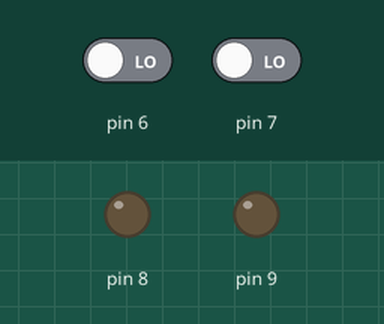
This sketch was run on a simulated Arduino Uno, built with avr-gcc and run on an emulated ATmega328P. Shown: output pins drawn as LEDs (lit = HIGH). Inputs (shaded band) come from the test bench; at power-on: pin 6 LOW, pin 7 LOW.

Above: at 5.0 s.
5.1 s: pin 6 driven HIGH
At 5.4 s:
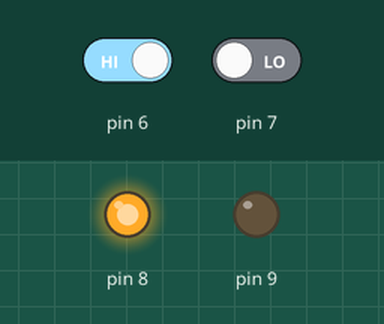
6.6 s: pin 7 driven HIGH
At 7.8 s:
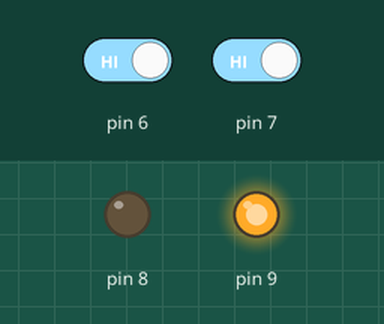
8.1 s: pin 7 driven LOW
At 8.9 s:
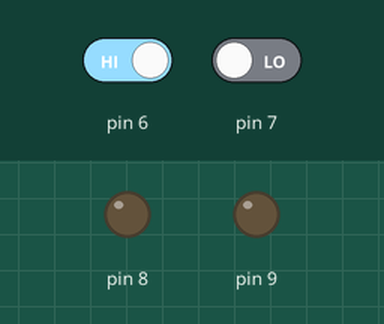
9.6 s: pin 6 driven LOW
At 10.1 s:
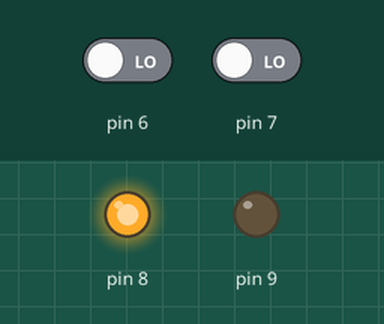
Timing chart, 0 to 12.1 s (numbered marks = the images above; inputs shaded):
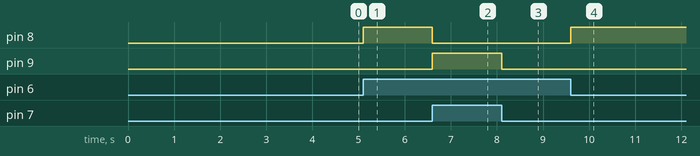

Measured:
- after the input at 5.1 s, pin 8: LOW → HIGH at once
- after the input at 6.6 s, pin 8: HIGH → LOW at once; pin 9: LOW → HIGH at once
- after the input at 8.1 s, pin 9: HIGH → LOW at once
- after the input at 9.6 s, pin 8: LOW → HIGH at once

The sketch:

Led_Button_isr.ino
```cpp
#include <avr/io.h>
#include <avr/interrupt.h>
#include <stdint.h>

#define pin6 (1 << PD6) //green led
#define pin7 (1 << PD7) //yellow led

ISR (PCINT2_vect)
{
    static uint8_t pd6 = 0;
    static uint8_t pd7 = 0;
    uint8_t tmp6;
    uint8_t tmp7;

    // Get the current state of the two pins
    tmp6 = (PIND & (1 << PD6));
    tmp7 = (PIND & (1 << PD7));

    if (tmp6 != pd6)
    {
        // PD6 toggled, save current value and
        // toggle associated LED
        pd6 = tmp6;
        PORTB ^= (1 << PB0);
        PORTB &= ~(1 << PB1);


    }

    if (tmp7 != pd7)
    {
        // PD7 toggled, save current value and
        // toggle associated LED
        pd7 = tmp7;
        PORTB ^= (1 << PB1);
        PORTB &= ~(1 << PB0);

    }
}

int main()
{
    // Set PD6 and PD7 as inputs
    DDRD &= ~((1 << PD6) | (1 << PD7));

    // Set PB0 and PB1 as output (LED indicators)
    DDRB |= (1 << PB0) | (1 << PB1);

    // Set Leds off state

    PORTB &= ~(1 << PB0) | (1 << PB1);

    // Specify pins PD6 and PD7 as interrupt
    // sources. See data sheet 12.2.6
    PCMSK2 |= (1 << PCINT23) | (1 << PCINT22);

    // enable pin change interrupt for pins
    // PCINT23 - 16
    PCICR |= (1 << PCIE2);

    // Enable interrupts globaly
    sei ();

    for (;;)
    {
      //empty
    }
}
```
